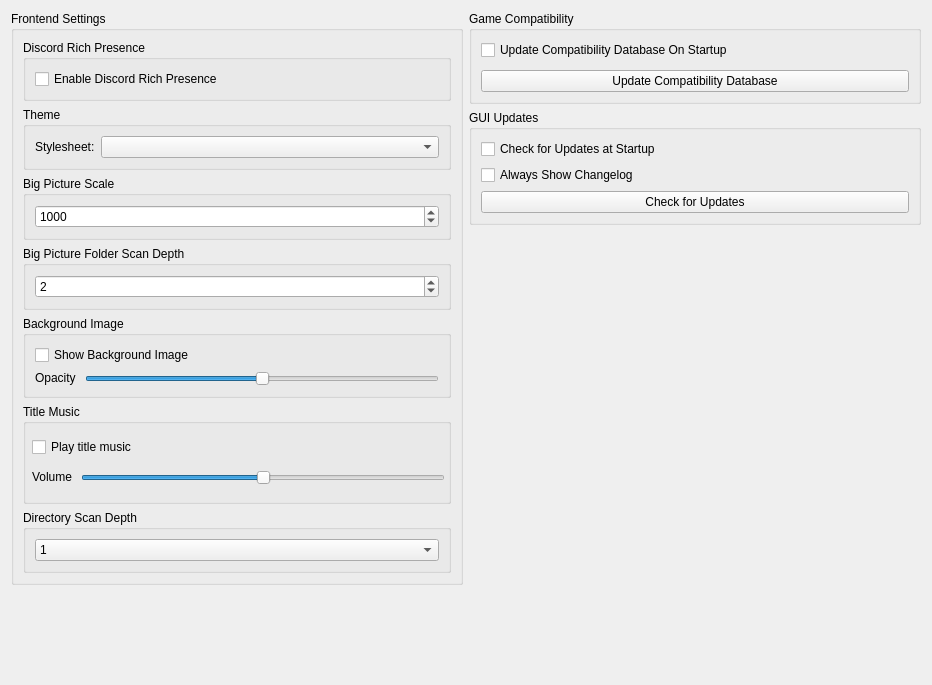
      <widget class="QWidget" name="guiTabContents">
       <property name="geometry">
        <rect>
         <x>0</x>
         <y>0</y>
         <width>932</width>
         <height>685</height>
        </rect>
       </property>
       <property name="sizePolicy">
        <sizepolicy hsizetype="Preferred" vsizetype="Preferred">
         <horstretch>0</horstretch>
         <verstretch>0</verstretch>
        </sizepolicy>
       </property>
       <layout class="QVBoxLayout" name="guiTabVLayout" stretch="0">
        <item>
         <layout class="QHBoxLayout" name="horizontalLayout_1">
          <property name="leftMargin">
           <number>0</number>
          </property>
          <property name="topMargin">
           <number>0</number>
          </property>
          <item>
           <layout class="QVBoxLayout" name="GUITabLayoutMiddle" stretch="0,0">
            <property name="bottomMargin">
             <number>0</number>
            </property>
            <item>
             <widget class="QGroupBox" name="GUIgroupBox">
              <property name="sizePolicy">
               <sizepolicy hsizetype="Preferred" vsizetype="Preferred">
                <horstretch>0</horstretch>
                <verstretch>0</verstretch>
               </sizepolicy>
              </property>
              <property name="minimumSize">
               <size>
                <width>0</width>
                <height>0</height>
               </size>
              </property>
              <property name="title">
               <string>Frontend Settings</string>
              </property>
              <layout class="QVBoxLayout" name="GUILayout">
               <property name="topMargin">
                <number>9</number>
               </property>
               <property name="bottomMargin">
                <number>9</number>
               </property>
               <item>
                <widget class="QGroupBox" name="discordGroupBox">
                 <property name="title">
                  <string>Discord Rich Presence</string>
                 </property>
                 <layout class="QVBoxLayout" name="verticalLayout_6">
                  <item>
                   <widget class="QCheckBox" name="discordRPCCheckbox">
                    <property name="text">
                     <string>Enable Discord Rich Presence</string>
                    </property>
                   </widget>
                  </item>
                 </layout>
                </widget>
               </item>
               <item>
                <widget class="QGroupBox" name="themeGroupBox">
                 <property name="title">
                  <string>Theme</string>
                 </property>
                 <layout class="QHBoxLayout" name="themeLayout">
                  <item>
                   <widget class="QLabel" name="themeLabel">
                    <property name="text">
                     <string>Stylesheet:</string>
                    </property>
                   </widget>
                  </item>
                  <item>
                   <widget class="QComboBox" name="themeComboBox">
                    <property name="sizePolicy">
                     <sizepolicy hsizetype="Expanding" vsizetype="Fixed">
                      <horstretch>0</horstretch>
                      <verstretch>0</verstretch>
                     </sizepolicy>
                    </property>
                    <property name="toolTip">
                     <string>Drop .qss stylesheet files into the &quot;themes&quot; folder inside your user data directory to add custom themes.</string>
                    </property>
                   </widget>
                  </item>
                 </layout>
                </widget>
               </item>
               <item>
                <widget class="QGroupBox" name="bigPictureScaleGroupBox">
                 <property name="title">
                  <string>Big Picture Scale</string>
                 </property>
                 <layout class="QHBoxLayout" name="bigPictureScaleLayout">
                  <item>
                   <widget class="QSpinBox" name="bigPictureScaleSpinBox">
                    <property name="sizePolicy">
                     <sizepolicy hsizetype="Expanding" vsizetype="Fixed">
                      <horstretch>0</horstretch>
                      <verstretch>0</verstretch>
                     </sizepolicy>
                    </property>
                    <property name="alignment">
                     <set>Qt::AlignmentFlag::AlignLeading|Qt::AlignmentFlag::AlignLeft|Qt::AlignmentFlag::AlignVCenter</set>
                    </property>
                    <property name="accelerated">
                     <bool>true</bool>
                    </property>
                    <property name="correctionMode">
                     <enum>QAbstractSpinBox::CorrectionMode::CorrectToNearestValue</enum>
                    </property>
                    <property name="keyboardTracking">
                     <bool>false</bool>
                    </property>
                    <property name="minimum">
                     <number>100</number>
                    </property>
                    <property name="maximum">
                     <number>10000</number>
                    </property>
                    <property name="singleStep">
                     <number>50</number>
                    </property>
                    <property name="value">
                     <number>1000</number>
                    </property>
                   </widget>
                  </item>
                 </layout>
                </widget>
               </item>
               <item>
                <widget class="QGroupBox" name="bigPictureFolderDepthGroupBox">
                 <property name="title">
                  <string>Big Picture Folder Scan Depth</string>
                 </property>
                 <layout class="QHBoxLayout" name="bigPictureFolderDepthLayout">
                  <item>
                   <widget class="QSpinBox" name="bigPictureFolderDepthSpinBox">
                    <property name="sizePolicy">
                     <sizepolicy hsizetype="Expanding" vsizetype="Fixed">
                      <horstretch>0</horstretch>
                      <verstretch>0</verstretch>
                     </sizepolicy>
                    </property>
                    <property name="alignment">
                     <set>Qt::AlignmentFlag::AlignLeading|Qt::AlignmentFlag::AlignLeft|Qt::AlignmentFlag::AlignVCenter</set>
                    </property>
                    <property name="keyboardTracking">
                     <bool>false</bool>
                    </property>
                    <property name="minimum">
                     <number>0</number>
                    </property>
                    <property name="maximum">
                     <number>5</number>
                    </property>
                    <property name="value">
                     <number>2</number>
                    </property>
                   </widget>
                  </item>
                 </layout>
                </widget>
               </item>
               <item>
                <widget class="QGroupBox" name="GUIBackgroundImageGroupBox">
                 <property name="sizePolicy">
                  <sizepolicy hsizetype="Expanding" vsizetype="Minimum">
                   <horstretch>0</horstretch>
                   <verstretch>0</verstretch>
                  </sizepolicy>
                 </property>
                 <property name="title">
                  <string>Background Image</string>
                 </property>
                 <layout class="QVBoxLayout" name="backgroundImageVLayout">
                  <item>
                   <widget class="QCheckBox" name="showBackgroundImageCheckBox">
                    <property name="sizePolicy">
                     <sizepolicy hsizetype="Minimum" vsizetype="Fixed">
                      <horstretch>0</horstretch>
                      <verstretch>0</verstretch>
                     </sizepolicy>
                    </property>
                    <property name="text">
                     <string>Show Background Image</string>
                    </property>
                   </widget>
                  </item>
                  <item>
                   <layout class="QHBoxLayout" name="opacityLayout">
                    <property name="spacing">
                     <number>9</number>
                    </property>
                    <item>
                     <widget class="QLabel" name="backgroundImageOpacityLabel">
                      <property name="sizePolicy">
                       <sizepolicy hsizetype="Maximum" vsizetype="Fixed">
                        <horstretch>0</horstretch>
                        <verstretch>0</verstretch>
                       </sizepolicy>
                      </property>
                      <property name="text">
                       <string>Opacity</string>
                      </property>
                     </widget>
                    </item>
                    <item>
                     <widget class="QSlider" name="backgroundImageOpacitySlider">
                      <property name="sizePolicy">
                       <sizepolicy hsizetype="Expanding" vsizetype="Fixed">
                        <horstretch>0</horstretch>
                        <verstretch>0</verstretch>
                       </sizepolicy>
                      </property>
                      <property name="minimum">
                       <number>0</number>
                      </property>
                      <property name="maximum">
                       <number>100</number>
                      </property>
                      <property name="value">
                       <number>50</number>
                      </property>
                      <property name="orientation">
                       <enum>Qt::Orientation::Horizontal</enum>
                      </property>
                     </widget>
                    </item>
                   </layout>
                  </item>
                 </layout>
                </widget>
               </item>
               <item>
                <widget class="QGroupBox" name="GUIMusicGroupBox">
                 <property name="sizePolicy">
                  <sizepolicy hsizetype="Expanding" vsizetype="Expanding">
                   <horstretch>0</horstretch>
                   <verstretch>0</verstretch>
                  </sizepolicy>
                 </property>
                 <property name="minimumSize">
                  <size>
                   <width>0</width>
                   <height>100</height>
                  </size>
                 </property>
                 <property name="maximumSize">
                  <size>
                   <width>16777215</width>
                   <height>16777215</height>
                  </size>
                 </property>
                 <property name="autoFillBackground">
                  <bool>false</bool>
                 </property>
                 <property name="title">
                  <string>Title Music</string>
                 </property>
                 <property name="flat">
                  <bool>false</bool>
                 </property>
                 <widget class="QCheckBox" name="playBGMCheckBox">
                  <property name="geometry">
                   <rect>
                    <x>9</x>
                    <y>30</y>
                    <width>416</width>
                    <height>26</height>
                   </rect>
                  </property>
                  <property name="sizePolicy">
                   <sizepolicy hsizetype="Minimum" vsizetype="Fixed">
                    <horstretch>0</horstretch>
                    <verstretch>0</verstretch>
                   </sizepolicy>
                  </property>
                  <property name="text">
                   <string>Play title music</string>
                  </property>
                 </widget>
                 <widget class="QWidget" name="horizontalLayoutWidget">
                  <property name="geometry">
                   <rect>
                    <x>0</x>
                    <y>50</y>
                    <width>431</width>
                    <height>47</height>
                   </rect>
                  </property>
                  <layout class="QHBoxLayout" name="horizontalLayout">
                   <property name="spacing">
                    <number>9</number>
                   </property>
                   <property name="leftMargin">
                    <number>9</number>
                   </property>
                   <property name="topMargin">
                    <number>9</number>
                   </property>
                   <property name="rightMargin">
                    <number>9</number>
                   </property>
                   <property name="bottomMargin">
                    <number>9</number>
                   </property>
                   <item>
                    <widget class="QLabel" name="label_Volume">
                     <property name="sizePolicy">
                      <sizepolicy hsizetype="Minimum" vsizetype="Fixed">
                       <horstretch>0</horstretch>
                       <verstretch>0</verstretch>
                      </sizepolicy>
                     </property>
                     <property name="maximumSize">
                      <size>
                       <width>16777215</width>
                       <height>16777215</height>
                      </size>
                     </property>
                     <property name="text">
                      <string>Volume</string>
                     </property>
                    </widget>
                   </item>
                   <item>
                    <widget class="QSlider" name="BGMVolumeSlider">
                     <property name="sizePolicy">
                      <sizepolicy hsizetype="Expanding" vsizetype="Preferred">
                       <horstretch>0</horstretch>
                       <verstretch>0</verstretch>
                      </sizepolicy>
                     </property>
                     <property name="toolTip">
                      <string>Set the volume of the background music.</string>
                     </property>
                     <property name="maximum">
                      <number>100</number>
                     </property>
                     <property name="singleStep">
                      <number>10</number>
                     </property>
                     <property name="pageStep">
                      <number>20</number>
                     </property>
                     <property name="value">
                      <number>50</number>
                     </property>
                     <property name="orientation">
                      <enum>Qt::Orientation::Horizontal</enum>
                     </property>
                     <property name="invertedAppearance">
                      <bool>false</bool>
                     </property>
                     <property name="invertedControls">
                      <bool>false</bool>
                     </property>
                     <property name="tickPosition">
                      <enum>QSlider::TickPosition::NoTicks</enum>
                     </property>
                     <property name="tickInterval">
                      <number>10</number>
                     </property>
                    </widget>
                   </item>
                  </layout>
                 </widget>
                </widget>
               </item>
               <item>
                <widget class="QGroupBox" name="ScanDepthGroupBox">
                 <property name="sizePolicy">
                  <sizepolicy hsizetype="Expanding" vsizetype="Preferred">
                   <horstretch>0</horstretch>
                   <verstretch>0</verstretch>
                  </sizepolicy>
                 </property>
                 <property name="title">
                  <string>Directory Scan Depth</string>
                 </property>
                 <layout class="QVBoxLayout" name="tabSettingsLayout">
                  <item>
                   <widget class="QComboBox" name="ScanDepthComboBox">
                    <property name="sizePolicy">
                     <sizepolicy hsizetype="Preferred" vsizetype="Fixed">
                      <horstretch>0</horstretch>
                      <verstretch>0</verstretch>
                     </sizepolicy>
                    </property>
                    <item>
                     <property name="text">
                      <string notr="true">1</string>
                     </property>
                    </item>
                    <item>
                     <property name="text">
                      <string notr="true">2</string>
                     </property>
                    </item>
                    <item>
                     <property name="text">
                      <string notr="true">3</string>
                     </property>
                    </item>
                   </widget>
                  </item>
                 </layout>
                </widget>
               </item>
              </layout>
             </widget>
            </item>
            <item>
             <spacer name="verticalSpacer_7">
              <property name="orientation">
               <enum>Qt::Orientation::Vertical</enum>
              </property>
              <property name="sizeHint" stdset="0">
               <size>
                <width>20</width>
                <height>40</height>
               </size>
              </property>
             </spacer>
            </item>
           </layout>
          </item>
          <item>
           <layout class="QVBoxLayout" name="CompatTabLayoutRight" stretch="0,0,0">
            <property name="spacing">
             <number>6</number>
            </property>
            <property name="bottomMargin">
             <number>0</number>
            </property>
            <item>
             <widget class="QGroupBox" name="CompatgroupBox">
              <property name="sizePolicy">
               <sizepolicy hsizetype="Preferred" vsizetype="Preferred">
                <horstretch>0</horstretch>
                <verstretch>0</verstretch>
               </sizepolicy>
              </property>
              <property name="minimumSize">
               <size>
                <width>0</width>
                <height>0</height>
               </size>
              </property>
              <property name="baseSize">
               <size>
                <width>0</width>
                <height>0</height>
               </size>
              </property>
              <property name="title">
               <string>Game Compatibility</string>
              </property>
              <layout class="QVBoxLayout" name="CompatLayout">
               <property name="spacing">
                <number>10</number>
               </property>
               <property name="topMargin">
                <number>9</number>
               </property>
               <property name="bottomMargin">
                <number>9</number>
               </property>
               <item>
                <widget class="QCheckBox" name="checkCompatibilityOnStartupCheckBox">
                 <property name="text">
                  <string>Update Compatibility Database On Startup</string>
                 </property>
                </widget>
               </item>
               <item>
                <widget class="QPushButton" name="updateCompatibilityButton">
                 <property name="sizePolicy">
                  <sizepolicy hsizetype="MinimumExpanding" vsizetype="Fixed">
                   <horstretch>0</horstretch>
                   <verstretch>0</verstretch>
                  </sizepolicy>
                 </property>
                 <property name="minimumSize">
                  <size>
                   <width>0</width>
                   <height>0</height>
                  </size>
                 </property>
                 <property name="maximumSize">
                  <size>
                   <width>16777215</width>
                   <height>16777215</height>
                  </size>
                 </property>
                 <property name="text">
                  <string>Update Compatibility Database</string>
                 </property>
                </widget>
               </item>
              </layout>
             </widget>
            </item>
            <item>
             <widget class="QGroupBox" name="updaterGroupBox">
              <property name="sizePolicy">
               <sizepolicy hsizetype="Preferred" vsizetype="Preferred">
                <horstretch>0</horstretch>
                <verstretch>0</verstretch>
               </sizepolicy>
              </property>
              <property name="minimumSize">
               <size>
                <width>0</width>
                <height>0</height>
               </size>
              </property>
              <property name="maximumSize">
               <size>
                <width>16777215</width>
                <height>16777215</height>
               </size>
              </property>
              <property name="title">
               <string>GUI Updates</string>
              </property>
              <layout class="QVBoxLayout" name="updaterLayout" stretch="0,0,0">
               <item>
                <widget class="QCheckBox" name="updaterCheckBox">
                 <property name="text">
                  <string>Check for Updates at Startup</string>
                 </property>
                </widget>
               </item>
               <item>
                <widget class="QCheckBox" name="changelogCheckBox">
                 <property name="text">
                  <string>Always Show Changelog</string>
                 </property>
                </widget>
               </item>
               <item>
                <widget class="QPushButton" name="checkUpdateButton">
                 <property name="sizePolicy">
                  <sizepolicy hsizetype="Minimum" vsizetype="Fixed">
                   <horstretch>0</horstretch>
                   <verstretch>0</verstretch>
                  </sizepolicy>
                 </property>
                 <property name="minimumSize">
                  <size>
                   <width>0</width>
                   <height>0</height>
                  </size>
                 </property>
                 <property name="maximumSize">
                  <size>
                   <width>16777215</width>
                   <height>16777215</height>
                  </size>
                 </property>
                 <property name="text">
                  <string>Check for Updates</string>
                 </property>
                </widget>
               </item>
              </layout>
             </widget>
            </item>
            <item>
             <spacer name="verticalSpacer_5">
              <property name="orientation">
               <enum>Qt::Orientation::Vertical</enum>
              </property>
              <property name="sizeHint" stdset="0">
               <size>
                <width>20</width>
                <height>40</height>
               </size>
              </property>
             </spacer>
            </item>
           </layout>
          </item>
         </layout>
        </item>
       </layout>
      </widget>
